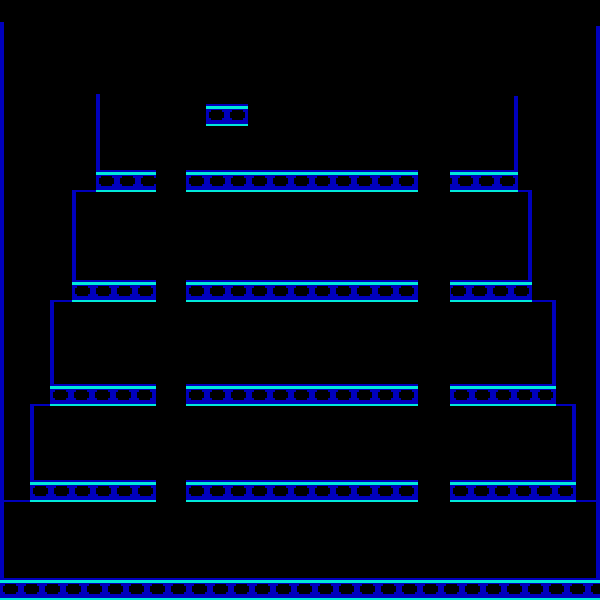

This game map was drawn from its Tiled (.tmx) file and the tilesets committed beside it. A one-line description and the trimmed map source follow:
An orthogonal 300x300 tile map with 2x2 px tiles, 2 tile layers (CollidersF, Plataformas), 2 tilesets.

<map version="1.0" orientation="orthogonal" renderorder="right-down" width="300" height="300" tilewidth="2" tileheight="2" nextobjectid="1">
 <tileset firstgid="1" source="plataforma.tsx" />
 <tileset firstgid="232" name="plataforma2" tilewidth="2" tileheight="2" tilecount="231" columns="21">
  <image source="plataforma2.png" width="42" height="22" />
 </tileset>
 <layer name="CollidersF" width="300" height="300">
  <data>[90000 cells, 1832 non-empty, 1 distinct tile ids]</data>
 </layer>
 <layer name="Plataformas" width="300" height="300">
  <data>[90000 cells, 12804 non-empty, 231 distinct tile ids]</data>
 </layer>
</map>